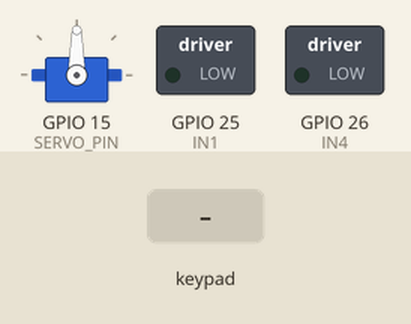
Bench run of a sketch on a simulated ESP32. Shown: servo, switched loads named in the sketch (green lamp = pin HIGH). The inputs (shaded band) are chosen by the test bench.

Above: at 1.2 s.
1.3 s: key 'L' pressed
At 1.5 s:
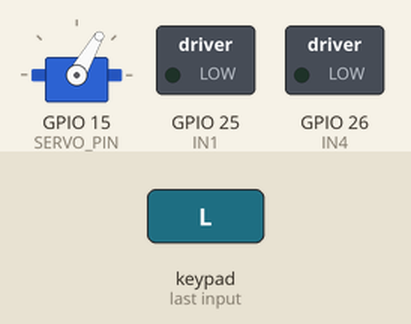
3.2 s: key 'R' pressed
At 3.4 s:
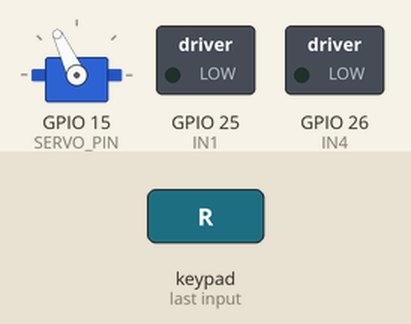
5.1 s: key 'T' pressed
At 5.3 s:
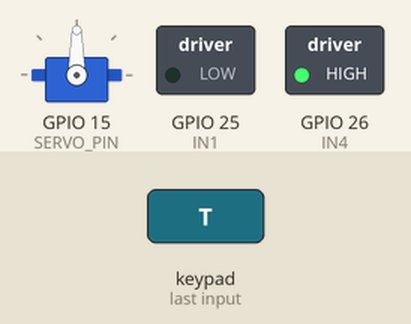
Timing chart, 0 to 8.1 s (numbered marks = the images above; inputs shaded):
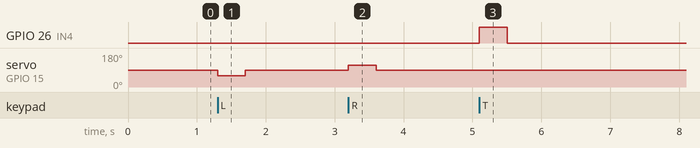

The sketch:

robot_car.ino
```cpp
#define CUSTOM_SETTINGS
#define INCLUDE_GAMEPAD_MODULE
#include <DabbleESP32.h>
#include <ESP32Servo.h>

#define IN1 25
#define IN4 26
#define SERVO_PIN 15

Servo steering;

void setup() {
  Serial.begin(115200);
  Dabble.begin("ROMY");

  steering.attach(SERVO_PIN);
  steering.write(90);

  pinMode(IN1, OUTPUT);
  pinMode(IN4, OUTPUT);

  berhenti();
}

void loop() {
  Dabble.processInput();

  if (GamePad.isCrossPressed()) {
    maju();
  } else if (GamePad.isTrianglePressed()) {
    mundur();
  } else {
    berhenti();
  }

  int steerAngle = 90;

  if (GamePad.isLeftPressed()) {
    steerAngle = 60;
  } else if (GamePad.isRightPressed()) {
    steerAngle = 115;
  }

  steering.write(steerAngle);
}

void maju() {
  digitalWrite(IN1, HIGH);
  digitalWrite(IN4, LOW);
}

void mundur() {
  digitalWrite(IN1, LOW);
  digitalWrite(IN4, HIGH);
}

void berhenti() {
  digitalWrite(IN1, LOW);
  digitalWrite(IN4, LOW);
}
```

Measured:
- after the input at 1.3 s, servo on GPIO 15 (SERVO_PIN): 90° → 60° at once, → 90° 0.40 s later
- after the input at 3.2 s, servo on GPIO 15 (SERVO_PIN): 90° → 115° at once, → 90° 0.40 s later
- after the input at 5.1 s, GPIO 26 (IN4): LOW → HIGH at once, → LOW 0.40 s later
